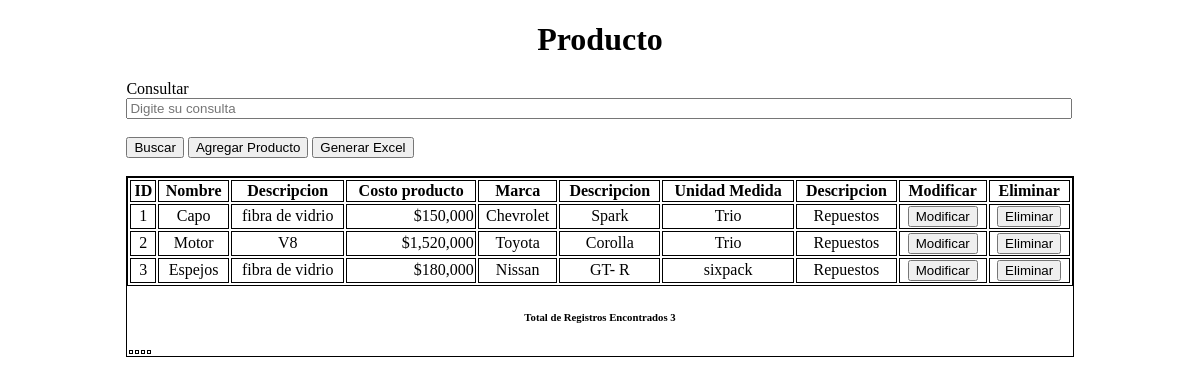
Screenshot of /auto/Vistas/Producto.php with the database file from the repository.
### tables this page shows
CREATE TABLE `producto` (
  `ID_producto` int(10) NOT NULL,
  `Nombre` varchar(45) DEFAULT NULL,
  `Descripcion` text DEFAULT NULL,
  `Costo_producto` int(10) NOT NULL,
  `ID_marca` int(10) DEFAULT NULL,
  `ID_unidadmedida` int(10) DEFAULT NULL
);

CREATE TABLE `marca` (
  `ID_marca` int(10) NOT NULL,
  `Modelo` varchar(45) NOT NULL,
  `Descripcion` text NOT NULL
);

CREATE TABLE `unidad_medida` (
  `ID_unidadmedida` int(10) NOT NULL,
  `tipo_UND` varchar(45) NOT NULL,
  `descripcion` text DEFAULT NULL
);

### auto/Vistas/Producto.php (the view, shortened to what this page needs)
<?php
    include ("../conexion/conectar.php")
?>
<?php
$correrPagina = $_SERVER["PHP_SELF"];
$maximoDatos = 6;
$paginaNumero = 0;
$inicia = $paginaNumero * $maximoDatos;
?>
<?php
if(isset($_POST["consulta"]))
{
    $c = new Conexion();
    $cone = $c->conectando();
    $sql = "select producto.ID_producto,producto.nombre,producto.Descripcion,
            producto.Costo_producto,marca.modelo,marca.Descripcion,
            unidad_medida.tipo_UND,unidad_medida.descripcion from producto inner join marca on producto.ID_marca = marca.ID_marca
            inner join unidad_medida on producto.Id_unidadmedida = unidad_medida.ID_unidadmedida where Nombre like '%$obj->Nombre%'";
    $limite =sprintf("%s limit %d, %d",$sql, $inicia, $maximoDatos);
    $resultado = mysqli_query($cone,$limite);
    $arreglo = mysqli_fetch_row($resultado);
}else{
    $c = new Conexion();
    $cone = $c->conectando();
    $sql = "select producto.ID_producto,producto.nombre,producto.Descripcion,
            producto.Costo_producto,marca.modelo,marca.Descripcion,
            unidad_medida.tipo_UND,unidad_medida.descripcion from producto inner join marca on producto.ID_marca = marca.ID_marca
            inner join unidad_medida on producto.Id_unidadmedida = unidad_medida.ID_unidadmedida";
    $limite =sprintf("%s limit %d, %d",$sql, $inicia, $maximoDatos);
    $resultado = mysqli_query($cone,$limite);
    $arreglo = mysqli_fetch_row($resultado);
}
?>
<?php
if(isset($_GET['totalArreglo'])){
	$totalArreglo = $_GET['totalArreglo'];
}
	else{
		$lista = mysqli_query($cone,$sql);
		$totalArreglo = mysqli_num_rows($lista);
	}
$totalPagina = ceil($totalArreglo/$maximoDatos)-1;
?>
<?php
$cargarPagina = "";
$cargarPagina = sprintf("&totalArreglo=%d%s", $totalArreglo, $cargarPagina);
?>
<!DOCTYPE html>
<html lang="es">
<head>
    <link rel="stylesheet" href="CSS/estilo.css">
</head>
<body>
    <h1 style="text-align: center;">Producto</h1>
    <form action="" method="POST">
        <div class="consultas">
            <label for="" style="margin-right: 5px;">Consultar</label>
            <input type="text" id="Nombre" name="Nombre" style="width: 99%;" placeholder="Digite su consulta">
            <br><br>
            <button type="submit" name="consulta">Buscar</button>
            <a href="agregarproducto.php"><button type="button">Agregar Producto</button></a>
            <a href="../Reportes/Reporteproductos.php"><button type="button" onclick="imprimir()">Generar Excel</button></a>
            <br>
        </div>
        <br>
            <div class="formM">
                <table class="tabla">
                    <thead>
                        <th>ID</th>
                        <th>Nombre</th>
                        <th>Descripcion</th>
                        <th>Costo producto</th>
                        <th>Marca</th>
                        <th>Descripcion</th>
                        <th>Unidad Medida</th>
                        <th>Descripcion</th>
                        <th>Modificar</th>
                        <th>Eliminar</th>
                    </thead>
                    <?php
                    do{
                ?>
                <tbody>
                    <tr>
                        <td><?php echo $arreglo[0] ?></td>
                        <td><?php echo $arreglo[1] ?></td>
                        <td><?php echo $arreglo[2] ?></td>
                        <td style="text-align: right;">$<?php echo number_format ($arreglo[3])?></td>
                        <td><?php echo $arreglo[4] ?></td>
                        <td><?php echo $arreglo[5] ?></td>
                        <td><?php echo $arreglo[6] ?></td>
                        <td><?php echo $arreglo[7] ?></td>
                        <td class="letra">
                            <a href="<?php if($arreglo[0] <> ""){
                                echo "modificarproducto.php?key=".urlencode($arreglo[0]);
                            }else{
                                echo "<script> alert('Debe de consultar primero')</sccript>";
                            }?>">
                                <button name="modi" type="button" >Modificar</button>
                            </a>
                        </td>
                        <td class="letra">
                            <a href="<?php if($arreglo[0]<>""){
                                        echo "eliminarproducto.php?key=".urlencode($arreglo[0]);
                            }else{
                                echo "<script> alert('debe de consultar primero')</sccript>";
                            }
                                ?>">
                                <button name="elim" type="button" >Eliminar</button>
                            </a>
                        </td>
                    </tr>
                </tbody>
                <?php
                    }while($arreglo = mysqli_fetch_row($resultado));
                ?>
                </table>
                <h6><?php printf("Total de Registros Encontrados %d", $totalArreglo) ?></h6>
            <table border=0>
                 <tr>
                 <td>
                 </td>
                 <td>
                     <?php
                     if($paginaNumero > 0){
                 ?>
                     <a href="<?php printf("%s?paginaNumero=%d%s",$correrPagina, max(0,$paginaNumero-1),$cargarPagina) ?>" id="paginador" > << Anterior </a> <?php }?></td>
                 <td>
                     <?php
                     if($paginaNumero < $totalPagina ){
                     ?>
                      <a href="<?php printf("%s?paginaNumero=%d%s",$correrPagina, min($totalPagina,$paginaNumero+1),$cargarPagina) ?>" id="paginador"> Siguiente >>  </a> <?php }?></td>
                 <td>
                 <?php
                     if($paginaNumero < $totalPagina ){
                 ?>
                 <a href="<?php printf("%s?paginaNumero=%d%s",$correrPagina, $totalPagina,$cargarPagina) ?>" id="paginador"> Ultima ></a> <?php } ?></td>
                 </tr>
                 </table>
            </div>
    </form>
</body>
</html>

### auto/Vistas/CSS/estilo.css (style rules this page uses)
.formM { border: black solid 1px; margin-left: 10%; margin-right: 10%; background-color: white; text-align: center; }
.tabla { width: 100%; border: 1px solid black; }
.tabla th,td { border: black solid 1px; }
.consultas { padding-left: 10%; padding-right: 10%; }

### rows the page displays
producto: ID_producto "1", Nombre "Capo", Descripcion "fibra de vidrio", Costo_producto "150,000", ID_marca.Modelo "Chevrolet", ID_marca.Descripcion "Spark", ID_unidadmedida.tipo_UND "Trio", ID_unidadmedida.descripcion "Repuestos"
producto: ID_producto "2", Nombre "Motor", Descripcion "V8", Costo_producto "1,520,000", ID_marca.Modelo "Toyota", ID_marca.Descripcion "Corolla", ID_unidadmedida.tipo_UND "Trio", ID_unidadmedida.descripcion "Repuestos"
producto: ID_producto "3", Nombre "Espejos", Descripcion "fibra de vidrio", Costo_producto "180,000", ID_marca.Modelo "Nissan", ID_marca.Descripcion "GT- R", ID_unidadmedida.tipo_UND "sixpack", ID_unidadmedida.descripcion "Repuestos"

### other values shown
$totalArreglo "3"
